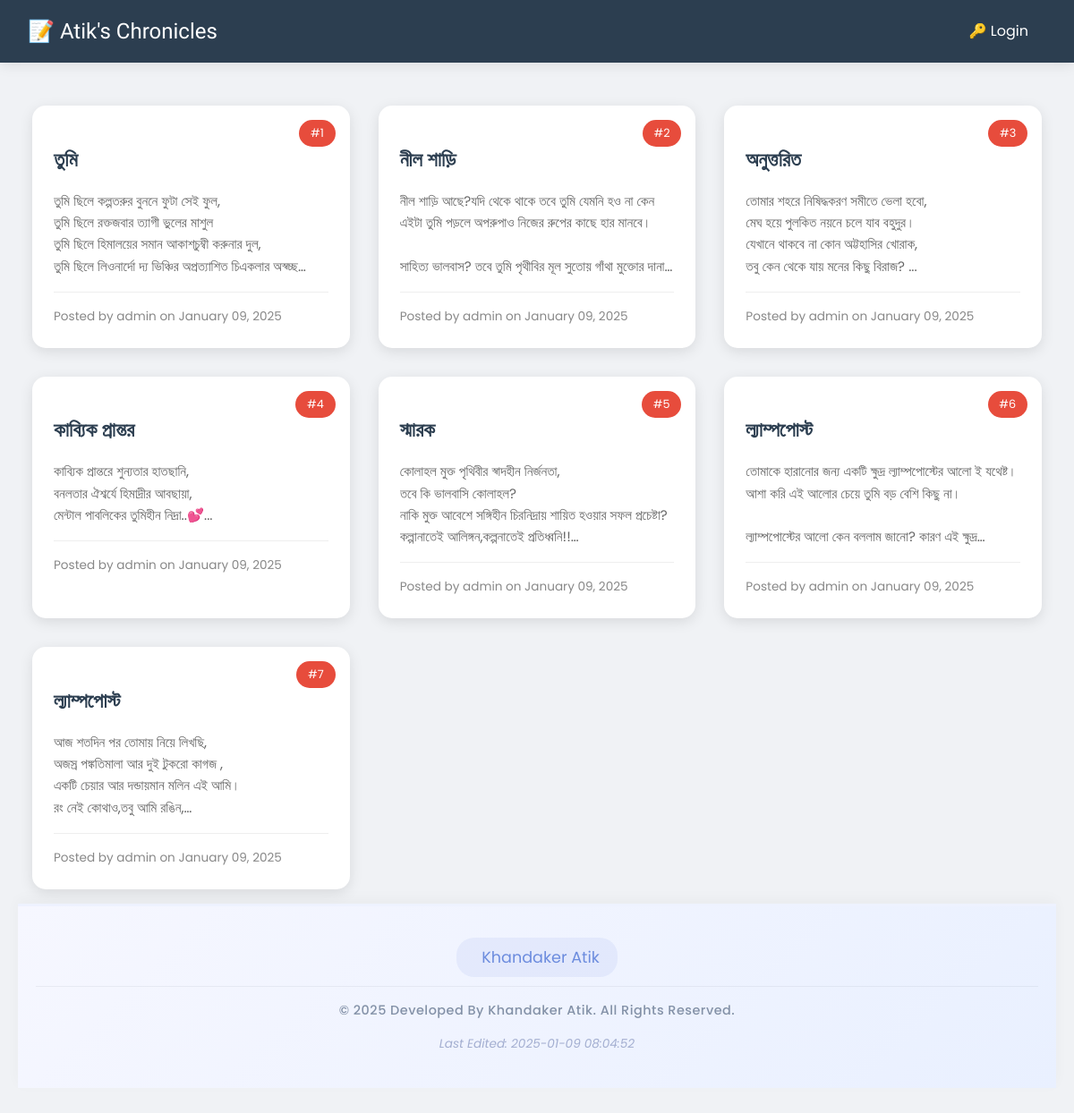
The page / on the database its author committed.
### models.py (models this page shows)
class Post(db.Model):
    id = db.Column(db.Integer, primary_key=True)
    title = db.Column(db.String(100), nullable=False)
    date_posted = db.Column(db.DateTime, nullable=False, default=datetime.utcnow)
    content = db.Column(db.Text, nullable=False)
    user_id = db.Column(db.Integer, db.ForeignKey('user.id'), nullable=False)
    author = db.relationship('User', backref=db.backref('posts', lazy=True))

class User(db.Model, UserMixin):
    id = db.Column(db.Integer, primary_key=True)
    username = db.Column(db.String(20), unique=True, nullable=False)
    password = db.Column(db.String(60), nullable=False)

### routes.py (the view)
@app.route('/')
def home():
    posts = Post.query.all()
    return render_template('home.html', posts=posts, last_edited_time=last_edited_time)

### templates/home.html (shortened to what this page needs)
{% extends "base.html" %}
{% block content %}
<head>
    <link rel="stylesheet" href="https://unicons.iconscout.com/release/v4.0.0/css/line.css">
</head>
<div class="post-grid">
    {% for post in posts %}
    <div class="post-card" onclick="window.location.href='{{ url_for('view_post', post_id=post.id) }}'">
        <div class="post-number">#{{ loop.index }}</div>
        <div class="post-preview">
            <h2 class="post-title">{{ post.title }}</h2>
            <div class="post-excerpt">{{ post.content[:200] | safe }}...</div>
            <div class="post-meta">
                Posted by {{ post.author.username }} on {{ post.date_posted.strftime('%B %d, %Y') }}
            </div>
        </div>
    </div>
    {% endfor %}
</div>
<footer class="footer">
    <div class="footer__container">
        <div class="footer__links">
            <a href="https://www.facebook.com/4t716" target="_blank" class="footer__link">
                <span>Khandaker Atik</span>
            </a>
        </div>
        <p class="footer__copy">
            &#169; 2025 Developed By Khandaker Atik. All Rights Reserved.
        </p>
        <p class="footer__edit-time">
            Last Edited: {{ last_edited_time }}
        </p>
    </div>
</footer>
{% endblock %}

### templates/base.html (style rules this page uses)
:root { --primary-color: #2c3e50; --accent-color: #e74c3c; --paper-color: #fff; --line-color: #91a4c1; }
body { margin: 0; padding: 0; font-family: 'Poppins', sans-serif; background-image: url('https://www.transparenttextures.com/patterns/notebook-dark.png'); background-color: #f0f2f5; line-height: 1.6; }

### templates/home.html (style rules this page uses)
.post-grid { display: grid; grid-template-columns: repeat(auto-fill, minmax(300px, 1fr)); gap: 2rem; padding: 1rem; }
.post-card { background: white; border-radius: 15px; box-shadow: 0 4px 15px rgba(0,0,0,0.1); transition: transform 0.3s ease; overflow: hidden; position: relative; cursor: pointer; }
.post-preview { padding: 1.5rem; }
.post-title { color: #2c3e50; font-size: 1.4rem; margin-bottom: 1rem; font-weight: 600; }
.post-excerpt { color: #666; font-size: 0.95rem; line-height: 1.6; display: -webkit-box; -webkit-line-clamp: 4; -webkit-box-orient: vertical; overflow: hidden; margin-bottom: 1rem; }
.post-meta { font-size: 0.85rem; color: #888; border-top: 1px solid #eee; padding-top: 1rem; }
.post-number { position: absolute; top: 1rem; right: 1rem; background: #e74c3c; color: white; padding: 0.3rem 0.8rem; border-radius: 15px; font-size: 0.8rem; }
.footer { background: linear-gradient(135deg, #f6f7ff 0%, #e9f0ff 100%); padding: 25px 0; text-align: center; margin-top: auto; border-top: 3px solid #eef2ff; box-shadow: 0 -5px 15px rgba(0,0,0,0.03); }
.footer__container { max-width: 1200px; margin: 0 auto; padding: 0 20px; }
.footer__links { margin-bottom: 15px; padding: 10px 0; border-bottom: 1px solid rgba(108, 117, 125, 0.1); }
.footer__link { text-decoration: none; color: #6c8cde; font-size: 1.1rem; margin: 0 10px; display: inline-flex; align-items: center; transition: all 0.3s ease; padding: 8px 20px; border-radius: 20px; background: rgba(108, 140, 222, 0.1); }
.footer__copy { color: #8391a7; font-size: 0.9rem; margin: 15px 0; font-weight: 500; letter-spacing: 0.5px; }
.footer__edit-time { color: #a3aed0; font-size: 0.85rem; font-style: italic; }

### rows shown on the page
Post: title "তুমি", content "তুমি ছিলে কল্পতরুর বুননে ফুটা সেই ফুল, তুমি ছিলে রক্তজবার ত্যাগী ভুলের মাশুল তুমি ছিলে হিমালয়ের সমান আকাশচুম্বী করুনার দুল, তুমি ছিলে লিওনার্দো দ্য ভিঞ্চির অপ্রত্যাশিত চিএকলার…", author.username "admin", date_posted "January 09, 2025"
Post: title "নীল শাড়ি", content "নীল শাড়ি আছে?যদি থেকে থাকে তবে তুমি যেমনি হও না কেন এইটা তুমি পড়লে অপরুপাও নিজের রুপের কাছে হার মানবে। সাহিত্য ভালবাস? তবে তুমি পৃথীবির মূল সুতোয় গাঁথা মুক্তোর দানা।", author.username "admin", date_posted "January 09, 2025"
Post: title "অনুত্তরিত", content "তোমার শহরে নিষিদ্ধকরণ সমীতে ভেলা হবো, মেঘ হয়ে পুলকিত নয়নে চলে যাব বহুদুর। যেখানে থাকবে না কোন অট্টহাসির খোরাক, তবু কেন থেকে যায় মনের কিছু বিরাজ?", author.username "admin", date_posted "January 09, 2025"
Post: title "কাব্যিক প্রান্তর", content "কাব্যিক প্রান্তরে শুন্যতার হাতছানি, বনলতার ঐশ্বর্যে হিমাদ্রীর আবছায়া, মেন্টাল পাবলিকের তুমিহীন নিদ্রা..💕", author.username "admin", date_posted "January 09, 2025"
Post: title "স্মারক", content "কোলাহল মুক্ত পৃথিবীর স্বাদহীন নির্জনতা, তবে কি ভালবাসি কোলাহল? নাকি মুক্ত আবেশে সঙ্গিহীন চিরনিদ্রায় শায়িত হওয়ার সফল প্রচেষ্টা? কল্পানাতেই আলিঙ্গন,কল্পনাতেই প্রতিধ্বনি!!", author.username "admin", date_posted "January 09, 2025"
Post: title "ল্যাম্পপোস্ট", content "তোমাকে হারানোর জন্য একটি ক্ষুদ্র ল্যাম্পপোস্টের আলো ই যথেষ্ট। আশা করি এই আলোর চেয়ে তুমি বড় বেশি কিছু না। ল্যাম্পপোস্টের আলো কেন বললাম জানো? কারণ এই…", author.username "admin", date_posted "January 09, 2025"
Post: title "ল্যাম্পপোস্ট", content "আজ শতদিন পর তোমায় নিয়ে লিখছি, অজস্র পঙ্কতিমালা আর দুই টুকরো কাগজ , একটি চেয়ার আর দন্ডায়মান মলিন এই আমি। রং নেই কোথাও,তবু আমি রঙিন,", author.username "admin", date_posted "January 09, 2025"

### other values the page prints
{{ last_edited_time }} "2025-01-09 08:04:52"
